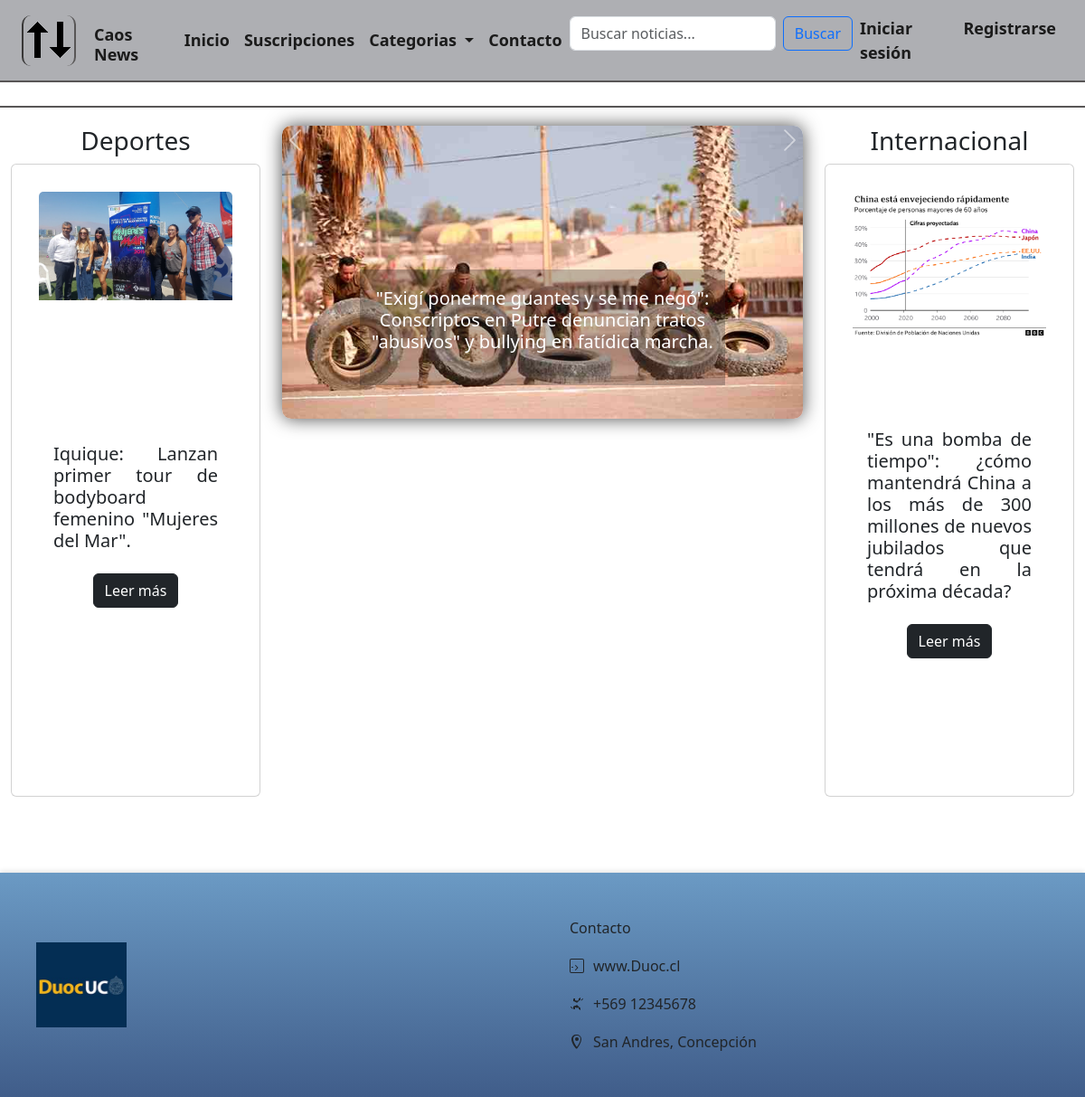
Page /alumnos/index on the committed database.
### alumnos/models.py (models this page shows, shortened)
class Foto(models.Model):
    imagen = models.ImageField(upload_to='fotos_noticias')
    noticia = models.ForeignKey(Noticia, on_delete=models.CASCADE, related_name='fotos')  # Relaciona con `Noticia`

class Noticia(models.Model):
    titulo = models.CharField(max_length=200)
    historia = models.TextField()
    historia2 = models.TextField()
    textoAgregado = models.TextField()
    autor = models.ForeignKey(User, on_delete=models.CASCADE)
    fecha_publicacion = models.DateField()
    ubicacion = models.CharField(max_length=100)
    categoria = models.ForeignKey(Categoria, on_delete=models.CASCADE)
    estado = models.ForeignKey(EstadoNoticia, on_delete=models.CASCADE, default=1)

### alumnos/views.py (the view)
# urls.py: path('index',views.index,name='index'),
def index(request):
    categoria_deportes = Categoria.objects.get(nombre='Deportes')
    estado_publicada = EstadoNoticia.objects.get(id_estado=5)  # Ajusta el ID según tu configuración en la base de datos
    noticias_carousel = Noticia.objects.filter(estado=estado_publicada)[:3]
    noticias_deportes = Noticia.objects.filter(categoria=categoria_deportes, estado=estado_publicada)[:1]
    noticias_internacional = Noticia.objects.filter(categoria__nombre='Internacional', estado=estado_publicada)[:1]
    context = {
        'noticias_deportes': noticias_deportes,
        'noticias_internacional': noticias_internacional,
        'noticias_carousel': noticias_carousel,
    }
    return render(request, 'alumnos/index.html', context)

### alumnos/templates/alumnos/index.html (shortened to what this page needs)
{% extends "alumnos/base.html" %}
{% load static %}
{% block content %}
    <link rel="stylesheet" href="{% static 'recursosCss/estilosNoticias.css' %}">
    <div class="container-fluid">
        <div class="row container-fluid estiloAPI">
            <div class="col">
            </div>
            <div class="col">
            </div>
            <div class="col">
            </div>
        </div>
    </div>
    <div class="container-fluid">
        <div class="row rowstyle mb-4">
            <div class="col-lg-3 col-md-4 col-sm-3 mb-4">
                <h3 class="text-center">Deportes</h3>
                {% for noticia in noticias_deportes %}
                <div class="card mb-3">
                    {% for foto in noticia.fotos.all %}
                    <img src="{{ foto.imagen.url }}" class="card-img-top" alt="{{ noticia.titulo }}">
                    {% endfor %}
                    <div class="card-body">
                        <h5 class="card-title">{{ noticia.titulo }}</h5>
                        <a href="{% url 'deportes' %}" class="btn btn-dark">Leer más</a>
                    </div>
                </div>
                {% endfor %}
            </div>
            <div class="col-lg-6 col-md-4 col-sm-6 mb-4">
                <div id="carouselExampleCaptions" class="carousel slide mx-auto carousel-fade" data-bs-ride="carousel" data-bs-interval="5000">
                    <div class="carousel-inner">
                        {% for noticia in noticias_carousel %}
                        <div class="carousel-item {% if forloop.first %}active{% endif %}">
                            <a href="{% url 'nacional'  %}">
                                <img src="{{ noticia.fotos.first.imagen.url }}" class="d-block w-100" alt="{{ noticia.titulo }}">
                                <div class="carousel-caption d-none d-md-block">
                                    <h5>{{ noticia.titulo }}</h5>
                                </div>
                            </a>
                        </div>
                        {% endfor %}
                    </div>
                    <button class="carousel-control-prev" type="button" data-bs-target="#carouselExampleCaptions" data-bs-slide="prev">
                        <span class="carousel-control-prev-icon" aria-hidden="true"></span>
                    </button>
                    <button class="carousel-control-next" type="button" data-bs-target="#carouselExampleCaptions" data-bs-slide="next">
                        <span class="carousel-control-next-icon" aria-hidden="true"></span>
                    </button>
                </div>
            </div>
            <div class="col-lg-3 col-md-4 col-sm-3 mb-4">
                <h3 class="text-center">Internacional</h3>
                {% for noticia in noticias_internacional %}
                <div class="card mb-3">
                    <img src="{% static 'resources/img-internacional.png' %}" class="card-img-top" alt="...">
                    <div class="card-body">
                        <h5 class="card-title">{{ noticia.titulo }}</h5>
                        <a href="{% url 'noticiaInternacional' %}" class="btn btn-dark">Leer más</a>
                    </div>
                </div>
                {% empty %}
                <p>No hay noticias internacionales disponibles.</p>
                {% endfor %}
            </div>
        </div>
    </div>
{% endblock %}

### alumnos/static/recursosCss/estilosNoticias.css (style rules this page uses)
.carousel-caption { background-color: #2929294d; margin-bottom: 3%; }
.carousel-inner { margin-top: 2%; margin: auto; height: auto; box-shadow: 0 0 20px rgba(0, 0, 0, 0.7); border-radius: 10px; }
.carousel-control-prev { width: 5%; height: 10%; }
.carousel-control-next { width: 5%; height: 10%; }
.card-body { text-align: justify; display: flex; flex-direction: column; justify-content: center; align-items: center; }
.card { padding: 30px; padding-bottom: 50px; height: 700px; }
.rowstyle { border-top: 2px solid #585656; padding-bottom: 20px; padding-top: 20px; margin-top: 10px; }
.estiloAPI { font-family: sans-serif; margin-bottom: auto; }

### rows in the picture
Noticia: titulo "Iquique: Lanzan primer tour de bodyboard femenino \"Mujeres del Mar\"."
Foto: imagen (picture)
Noticia: fotos.first.imagen (picture), titulo "\"Exigí ponerme guantes y se me negó\": Conscriptos en Putre denuncian tratos \"abusivos\" y bullying en fatídica marcha."
Noticia: titulo "\"Es una bomba de tiempo\": ¿cómo mantendrá China a los más de 300 millones de nuevos jubilados que tendrá en la próxima década?"
